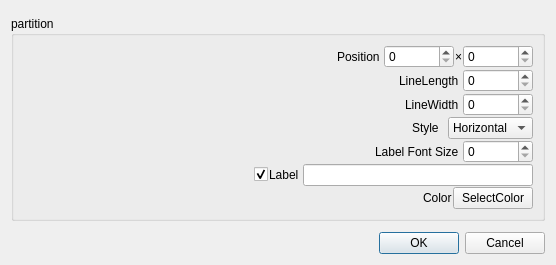
<?xml version="1.0" encoding="UTF-8"?>
<ui version="4.0">
 <class>Form</class>
 <widget class="QWidget" name="Form">
  <property name="geometry">
   <rect>
    <x>0</x>
    <y>0</y>
    <width>556</width>
    <height>258</height>
   </rect>
  </property>
  <property name="minimumSize">
   <size>
    <width>0</width>
    <height>0</height>
   </size>
  </property>
  <property name="windowTitle">
   <string>Form</string>
  </property>
  <layout class="QGridLayout" name="gridLayout">
   <item row="1" column="0">
    <widget class="QDialogButtonBox" name="buttonbox">
     <property name="standardButtons">
      <set>QDialogButtonBox::Cancel|QDialogButtonBox::Ok</set>
     </property>
    </widget>
   </item>
   <item row="0" column="0">
    <layout class="QVBoxLayout" name="verticalLayout_5">
     <property name="topMargin">
      <number>0</number>
     </property>
     <item>
      <layout class="QVBoxLayout" name="verticalLayout">
       <property name="sizeConstraint">
        <enum>QLayout::SetFixedSize</enum>
       </property>
       <property name="topMargin">
        <number>5</number>
       </property>
       <property name="bottomMargin">
        <number>5</number>
       </property>
       <item>
        <widget class="QGroupBox" name="groupBox_2">
         <property name="sizePolicy">
          <sizepolicy hsizetype="Preferred" vsizetype="Preferred">
           <horstretch>0</horstretch>
           <verstretch>0</verstretch>
          </sizepolicy>
         </property>
         <property name="minimumSize">
          <size>
           <width>0</width>
           <height>0</height>
          </size>
         </property>
         <property name="title">
          <string>partition</string>
         </property>
         <layout class="QGridLayout" name="gridLayout_3">
          <item row="0" column="0">
           <layout class="QHBoxLayout" name="horizontalLayout_9" stretch="2,1">
            <property name="spacing">
             <number>0</number>
            </property>
            <property name="sizeConstraint">
             <enum>QLayout::SetMaximumSize</enum>
            </property>
            <property name="topMargin">
             <number>0</number>
            </property>
            <property name="bottomMargin">
             <number>0</number>
            </property>
            <item>
             <layout class="QHBoxLayout" name="button_preview">
              <property name="sizeConstraint">
               <enum>QLayout::SetMaximumSize</enum>
              </property>
             </layout>
            </item>
            <item>
             <layout class="QVBoxLayout" name="verticalLayout_2">
              <property name="spacing">
               <number>1</number>
              </property>
              <property name="sizeConstraint">
               <enum>QLayout::SetMaximumSize</enum>
              </property>
              <property name="topMargin">
               <number>0</number>
              </property>
              <property name="bottomMargin">
               <number>0</number>
              </property>
              <item>
               <layout class="QHBoxLayout" name="horizontalLayout_5">
                <property name="sizeConstraint">
                 <enum>QLayout::SetDefaultConstraint</enum>
                </property>
                <property name="topMargin">
                 <number>0</number>
                </property>
                <item>
                 <spacer name="horizontalSpacer_5">
                  <property name="orientation">
                   <enum>Qt::Horizontal</enum>
                  </property>
                  <property name="sizeHint" stdset="0">
                   <size>
                    <width>40</width>
                    <height>20</height>
                   </size>
                  </property>
                 </spacer>
                </item>
                <item>
                 <widget class="QLabel" name="label_7">
                  <property name="text">
                   <string>Position </string>
                  </property>
                 </widget>
                </item>
                <item>
                 <widget class="QSpinBox" name="spinbox_btn_position_x">
                  <property name="minimumSize">
                   <size>
                    <width>70</width>
                    <height>0</height>
                   </size>
                  </property>
                  <property name="maximumSize">
                   <size>
                    <width>16777215</width>
                    <height>16777215</height>
                   </size>
                  </property>
                  <property name="maximum">
                   <number>9999</number>
                  </property>
                 </widget>
                </item>
                <item>
                 <widget class="QLabel" name="label_6">
                  <property name="text">
                   <string>×</string>
                  </property>
                 </widget>
                </item>
                <item>
                 <widget class="QSpinBox" name="spinbox_btn_position_y">
                  <property name="minimumSize">
                   <size>
                    <width>70</width>
                    <height>0</height>
                   </size>
                  </property>
                  <property name="maximum">
                   <number>9999</number>
                  </property>
                 </widget>
                </item>
               </layout>
              </item>
              <item>
               <layout class="QHBoxLayout" name="horizontalLayout_2">
                <property name="topMargin">
                 <number>0</number>
                </property>
                <item>
                 <spacer name="horizontalSpacer_2">
                  <property name="orientation">
                   <enum>Qt::Horizontal</enum>
                  </property>
                  <property name="sizeHint" stdset="0">
                   <size>
                    <width>40</width>
                    <height>20</height>
                   </size>
                  </property>
                 </spacer>
                </item>
                <item>
                 <widget class="QLabel" name="label">
                  <property name="text">
                   <string>LineLength </string>
                  </property>
                 </widget>
                </item>
                <item>
                 <widget class="QSpinBox" name="spinbox_line_length">
                  <property name="minimumSize">
                   <size>
                    <width>70</width>
                    <height>0</height>
                   </size>
                  </property>
                  <property name="maximum">
                   <number>9999</number>
                  </property>
                 </widget>
                </item>
               </layout>
              </item>
              <item>
               <layout class="QHBoxLayout" name="horizontalLayout_8">
                <property name="topMargin">
                 <number>0</number>
                </property>
                <item>
                 <spacer name="horizontalSpacer">
                  <property name="orientation">
                   <enum>Qt::Horizontal</enum>
                  </property>
                  <property name="sizeHint" stdset="0">
                   <size>
                    <width>40</width>
                    <height>20</height>
                   </size>
                  </property>
                 </spacer>
                </item>
                <item>
                 <widget class="QLabel" name="label_8">
                  <property name="text">
                   <string>LineWidth </string>
                  </property>
                 </widget>
                </item>
                <item>
                 <widget class="QSpinBox" name="spinbox_line_width">
                  <property name="minimumSize">
                   <size>
                    <width>70</width>
                    <height>0</height>
                   </size>
                  </property>
                  <property name="maximum">
                   <number>9999</number>
                  </property>
                 </widget>
                </item>
               </layout>
              </item>
              <item>
               <layout class="QHBoxLayout" name="horizontalLayout_11">
                <property name="spacing">
                 <number>6</number>
                </property>
                <property name="topMargin">
                 <number>0</number>
                </property>
                <item>
                 <spacer name="horizontalSpacer_8">
                  <property name="orientation">
                   <enum>Qt::Horizontal</enum>
                  </property>
                  <property name="sizeHint" stdset="0">
                   <size>
                    <width>40</width>
                    <height>20</height>
                   </size>
                  </property>
                 </spacer>
                </item>
                <item>
                 <widget class="QLabel" name="label_5">
                  <property name="text">
                   <string>Style </string>
                  </property>
                 </widget>
                </item>
                <item>
                 <widget class="QComboBox" name="combo_style">
                  <item>
                   <property name="text">
                    <string>Horizontal</string>
                   </property>
                  </item>
                  <item>
                   <property name="text">
                    <string>Vertical</string>
                   </property>
                  </item>
                 </widget>
                </item>
               </layout>
              </item>
              <item>
               <layout class="QHBoxLayout" name="horizontalLayout_3">
                <property name="topMargin">
                 <number>0</number>
                </property>
                <item>
                 <spacer name="horizontalSpacer_3">
                  <property name="orientation">
                   <enum>Qt::Horizontal</enum>
                  </property>
                  <property name="sizeHint" stdset="0">
                   <size>
                    <width>40</width>
                    <height>20</height>
                   </size>
                  </property>
                 </spacer>
                </item>
                <item>
                 <widget class="QLabel" name="label_4">
                  <property name="text">
                   <string>Label Font Size </string>
                  </property>
                 </widget>
                </item>
                <item>
                 <widget class="QSpinBox" name="spinbox_label_font_size">
                  <property name="minimumSize">
                   <size>
                    <width>70</width>
                    <height>0</height>
                   </size>
                  </property>
                 </widget>
                </item>
               </layout>
              </item>
              <item>
               <layout class="QHBoxLayout" name="horizontalLayout_4">
                <property name="topMargin">
                 <number>0</number>
                </property>
                <item>
                 <spacer name="horizontalSpacer_4">
                  <property name="orientation">
                   <enum>Qt::Horizontal</enum>
                  </property>
                  <property name="sizeHint" stdset="0">
                   <size>
                    <width>40</width>
                    <height>20</height>
                   </size>
                  </property>
                 </spacer>
                </item>
                <item>
                 <widget class="QCheckBox" name="checkbox_use_label">
                  <property name="text">
                   <string/>
                  </property>
                  <property name="checked">
                   <bool>true</bool>
                  </property>
                 </widget>
                </item>
                <item>
                 <widget class="QLabel" name="label_label">
                  <property name="text">
                   <string>Label </string>
                  </property>
                 </widget>
                </item>
                <item>
                 <widget class="QLineEdit" name="line_label"/>
                </item>
               </layout>
              </item>
              <item>
               <layout class="QHBoxLayout" name="horizontalLayout_12">
                <property name="bottomMargin">
                 <number>0</number>
                </property>
                <item>
                 <spacer name="horizontalSpacer_9">
                  <property name="orientation">
                   <enum>Qt::Horizontal</enum>
                  </property>
                  <property name="sizeHint" stdset="0">
                   <size>
                    <width>40</width>
                    <height>20</height>
                   </size>
                  </property>
                 </spacer>
                </item>
                <item>
                 <widget class="QLabel" name="label_2">
                  <property name="text">
                   <string>Color</string>
                  </property>
                 </widget>
                </item>
                <item>
                 <widget class="QPushButton" name="button_color">
                  <property name="text">
                   <string>SelectColor</string>
                  </property>
                 </widget>
                </item>
               </layout>
              </item>
             </layout>
            </item>
           </layout>
          </item>
         </layout>
        </widget>
       </item>
      </layout>
     </item>
    </layout>
   </item>
  </layout>
 </widget>
 <resources/>
 <connections/>
</ui>
